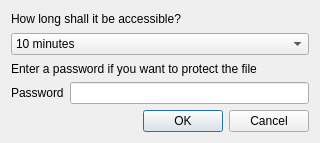
<?xml version="1.0" encoding="UTF-8"?>
<ui version="4.0">
 <class>PublicShareDialog</class>
 <widget class="QDialog" name="PublicShareDialog">
  <property name="geometry">
   <rect>
    <x>0</x>
    <y>0</y>
    <width>320</width>
    <height>143</height>
   </rect>
  </property>
  <property name="windowTitle">
   <string>Public Share Link</string>
  </property>
  <layout class="QVBoxLayout" name="verticalLayout">
   <item>
    <widget class="QLabel" name="label_2">
     <property name="text">
      <string>How long shall it be accessible?</string>
     </property>
    </widget>
   </item>
   <item>
    <widget class="QComboBox" name="lengthComboBox">
     <item>
      <property name="text">
       <string>10 minutes</string>
      </property>
     </item>
     <item>
      <property name="text">
       <string>1 hours</string>
      </property>
     </item>
     <item>
      <property name="text">
       <string>12 hours</string>
      </property>
     </item>
     <item>
      <property name="text">
       <string>1 day</string>
      </property>
     </item>
     <item>
      <property name="text">
       <string>1 week</string>
      </property>
     </item>
     <item>
      <property name="text">
       <string>1 month</string>
      </property>
     </item>
    </widget>
   </item>
   <item>
    <widget class="QLabel" name="label">
     <property name="text">
      <string>Enter a password if you want to protect the file</string>
     </property>
    </widget>
   </item>
   <item>
    <layout class="QFormLayout" name="formLayout">
     <property name="fieldGrowthPolicy">
      <enum>QFormLayout::ExpandingFieldsGrow</enum>
     </property>
     <item row="1" column="0">
      <widget class="QLabel" name="passwordLabel">
       <property name="text">
        <string>Password</string>
       </property>
      </widget>
     </item>
     <item row="1" column="1">
      <widget class="QLineEdit" name="passwordLineEdit"/>
     </item>
    </layout>
   </item>
   <item>
    <widget class="QDialogButtonBox" name="buttonBox">
     <property name="orientation">
      <enum>Qt::Horizontal</enum>
     </property>
     <property name="standardButtons">
      <set>QDialogButtonBox::Cancel|QDialogButtonBox::Ok</set>
     </property>
    </widget>
   </item>
  </layout>
 </widget>
 <resources/>
 <connections>
  <connection>
   <sender>buttonBox</sender>
   <signal>accepted()</signal>
   <receiver>PublicShareDialog</receiver>
   <slot>accept()</slot>
   <hints>
    <hint type="sourcelabel">
     <x>248</x>
     <y>254</y>
    </hint>
    <hint type="destinationlabel">
     <x>157</x>
     <y>274</y>
    </hint>
   </hints>
  </connection>
  <connection>
   <sender>buttonBox</sender>
   <signal>rejected()</signal>
   <receiver>PublicShareDialog</receiver>
   <slot>reject()</slot>
   <hints>
    <hint type="sourcelabel">
     <x>316</x>
     <y>260</y>
    </hint>
    <hint type="destinationlabel">
     <x>286</x>
     <y>274</y>
    </hint>
   </hints>
  </connection>
 </connections>
</ui>
